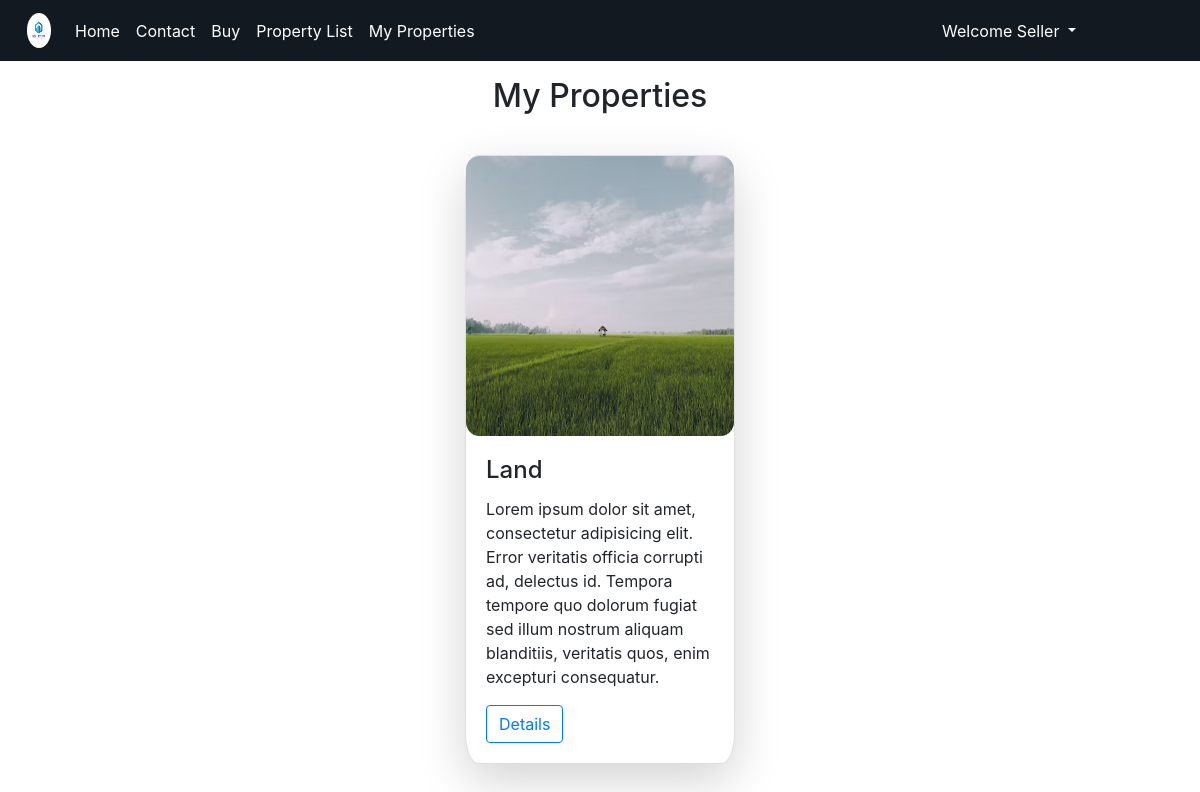
Screenshot of /mypropforb/ (signed in) with the database file from the repository.
### RApp/models.py (models this page shows)
class Property(models.Model):
    y = [
        ('s','Select your Property Type'),
        ('1','Residential'),
        ('2','Commercial'),
        ('3','Agricultural'),
        ('4','Industrial'),
    ]
    d = [
        ('a','Available'),
        ('g','Sold'),
    ]
    proptitle = models.CharField(max_length=200)
    proptype = models.CharField(choices=y,default='s',max_length=15)
    propcity = models.CharField(max_length=200)
    propstate = models.CharField(max_length=200)
    propzipcode = models.CharField(max_length=20)
    propdesc = models.TextField()
    propsqft = models.PositiveIntegerField()
    propprice = models.DecimalField(max_digits=10,decimal_places=2)
    main_photo =models.ImageField(upload_to='Prroperties/',default='prop.png')
    photo_1 = models.ImageField(upload_to='properties/', blank=True, null=True)
    photo_2 = models.ImageField(upload_to='properties/', blank=True, null=True)
    list_date = models.DateTimeField(auto_now_add=True)
    propstatus = models.CharField(choices=d,default='a',max_length=10)
    propdoc = models.FileField(upload_to='Attachments/')
    propsoldto = models.CharField(max_length=200,null=True,blank=True)
    propown = models.CharField(max_length=200,default='Default Owner')
    propprevown = models.CharField(max_length=200,default='Owner')
    pown = models.ForeignKey(User,on_delete=models.CASCADE)

### RApp/views.py (the view)
# urls.py: path('mypropforb/',views.mypropbuy,name="mpb"),
def mypropbuy(request):
	m =Property.objects.filter(propsoldto = request.user.eid)
	return render(request,'html/buypropertiesforbuyer.html',{'z1':m})

### templates/html/buypropertiesforbuyer.html (shortened to what this page needs)
{% extends 'html/base.html' %}
{% block content %}
<div class="container-fluid">
    <h3 style="display:flex ;
    justify-content: center;
    font-size: 2rem;"
    class="my-3">My Properties</h3>
    <div class="row">
        {% for property in z1 %}
            <div class="col-md-3 mt-4 mx-auto">
                <div class="card shadow-lg" style="border-radius: 5%;">
                    <img class="card-img-top" src="{{ property.main_photo.url }}" alt="Property Image" style="width:100%;
                    height: 35vh; border-radius: 5%;">
                    <div class="card-body">
                        <h4 class="card-title">{{ property.proptitle }}</h4>
                        <p class="card-text">{{ property.propdesc }}</p>
                        <div class="row">
                            <div class="col">
                                <a href="{% url 'apropdet' property.id %}" class="btn btn-outline-primary">Details</a>
                            </div>
                        </div>
                    </div>
                </div>
            </div>
        {% endfor %}
    </div>
</div>
{% endblock %}

### static/css/style.css (style rules this page uses)
img { width: 70%; float: right; }

### rows the page displays
Property: main_photo (picture), proptitle "Land", propdesc "Lorem ipsum dolor sit amet, consectetur adipisicing elit. Error veritatis officia corrupti ad, delectus id. Tempora tempore quo dolorum fugiat sed illum nostrum aliquam blanditiis, veritatis quos, enim excepturi consequatur."
